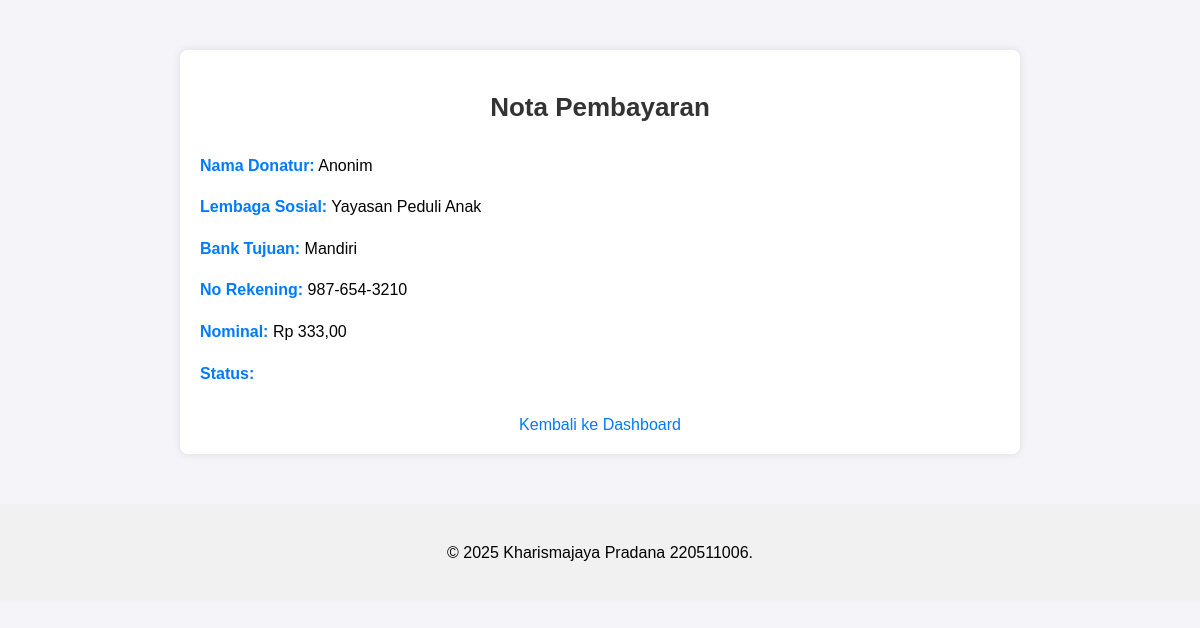
Screenshot of /nota_pembayaran.php?donasi_id=32 with the database file from the repository.
### tables this page shows
CREATE TABLE `donasi` (
  `id` int(11) NOT NULL,
  `donatur_id` int(11) DEFAULT NULL,
  `lembaga_id` int(11) DEFAULT NULL,
  `kategori` enum('pendidikan','kesehatan','bencana','lainnya') NOT NULL,
  `nominal` decimal(10,2) NOT NULL,
  `status` enum('pending','terima','batal') NOT NULL DEFAULT 'pending',
  `created_at` timestamp NOT NULL DEFAULT current_timestamp(),
  `bank_tujuan` varchar(50) NOT NULL,
  `no_rekening` varchar(50) NOT NULL,
  `bukti_transfer` varchar(255) DEFAULT NULL
);

CREATE TABLE `lembaga_sosial` (
  `id` int(11) NOT NULL,
  `nama_lembaga` varchar(100) NOT NULL,
  `email` varchar(100) NOT NULL
);

### nota_pembayaran.php (the view, shortened to what this page needs)
<?php
include 'db.php';
$donasi_id = $_GET['donasi_id'];
$query = mysqli_query($conn, "
    SELECT donasi.*, lembaga_sosial.nama_lembaga
    FROM donasi
    LEFT JOIN lembaga_sosial ON donasi.lembaga_id = lembaga_sosial.id
    WHERE donasi.id = '$donasi_id'
");
$donasi = mysqli_fetch_assoc($query);
$donatur_id = $_SESSION['user_id'];
$donatur_query = mysqli_query($conn, "SELECT nama FROM users WHERE id = '$donatur_id'");
$donatur_data = mysqli_fetch_assoc($donatur_query);
$nama_donatur = $donatur_data['nama'] ?? 'Anonim';
?>
<!DOCTYPE html>
<html lang="id">
<head>
    <link rel="stylesheet" href="style/nota_pembayaran.css">
</head>
<body>
    <div class="container">
        <h2>Nota Pembayaran</h2>
        <p><strong>Nama Donatur:</strong> <?= $nama_donatur; ?></p>
        <p><strong>Lembaga Sosial:</strong> <?= $donasi['nama_lembaga']; ?></p>
        <p><strong>Bank Tujuan:</strong> <?= $donasi['bank_tujuan']; ?></p>
        <p><strong>No Rekening:</strong> <?= $donasi['no_rekening']; ?></p>
        <p><strong>Nominal:</strong> Rp <?= number_format($donasi['nominal'], 2, ',', '.'); ?></p>
        <p><strong>Status:</strong> <?= $donasi['status']; ?></p>
        <a href="dashboard.php">Kembali ke Dashboard</a>
    </div>
    <?php include 'footer.php'; ?>
</body>
</html>

### style/nota_pembayaran.css (style rules this page uses)
body { font-family: Arial, sans-serif; background-color: #f4f4f9; margin: 0; padding: 0; box-sizing: border-box; }
.container { max-width: 800px; margin: 50px auto; padding: 20px; background-color: #fff; border-radius: 8px; box-shadow: 0 0 10px rgba(0, 0, 0, 0.1); }
h2 { text-align: center; margin-bottom: 30px; font-size: 26px; color: #333; }
p { font-size: 16px; line-height: 1.6; margin-bottom: 15px; }
strong { color: #007bff; }
a { display: block; text-align: center; margin-top: 30px; font-size: 16px; color: #007bff; text-decoration: none; }

### rows the page displays
donasi: lembaga.nama_lembaga "Yayasan Peduli Anak", bank_tujuan "Mandiri", no_rekening "987-654-3210", nominal "333,00"

### other values shown
$nama_donatur "Anonim"
